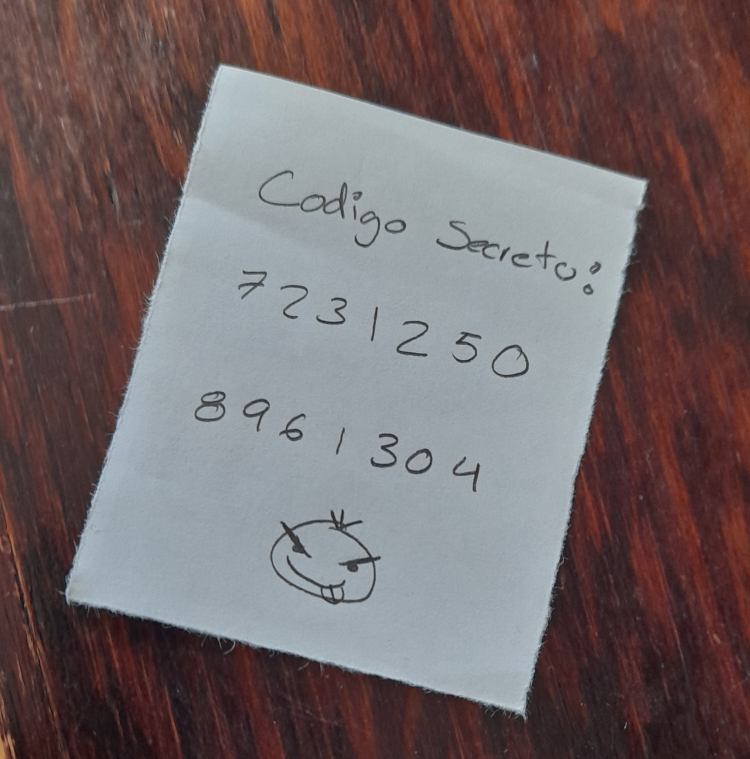
#> input picture imgs/Doc1.jpg, 2250 x 2275 px (shown at 1/3 size)
$ python scan.py
#> lines starting #> are read from the running program, lines starting #| are printed output that depends on the picture; after the words box and inside, x2 and y2 are one past the last pixel; in counts of white or black regions, pixels touching at a corner belong together
import cv2
import numpy as np

def ordenar_puntos(self, puntos):
    n_puntos = np.concatenate([puntos[0], puntos[1], puntos[2], puntos[3]]).tolist()
    y_order = sorted(n_puntos, key=lambda n_puntos: n_puntos[1])
    x1_order = y_order[:2]
    x1_order = sorted(x1_order, key=lambda x1_order: x1_order[0])
    x2_order = y_order[2:4]
    x2_order = sorted(x2_order, key=lambda x2_order: x2_order[0])
    return [x1_order[0], x1_order[1], x2_order[0], x2_order[1]]


image = cv2.imread(r"imgs/Doc1.jpg")
#> image is the input picture: shape (2275, 2250, 3); mean B, G, R 104.1, 102.6, 115.2

max_dim = 750
height, width = image.shape[:2]
#> height = 2275; width = 2250
scale = max_dim / max(height, width)
#> scale = 0.33
image = cv2.resize(image, (0, 0), fx=scale, fy=scale)
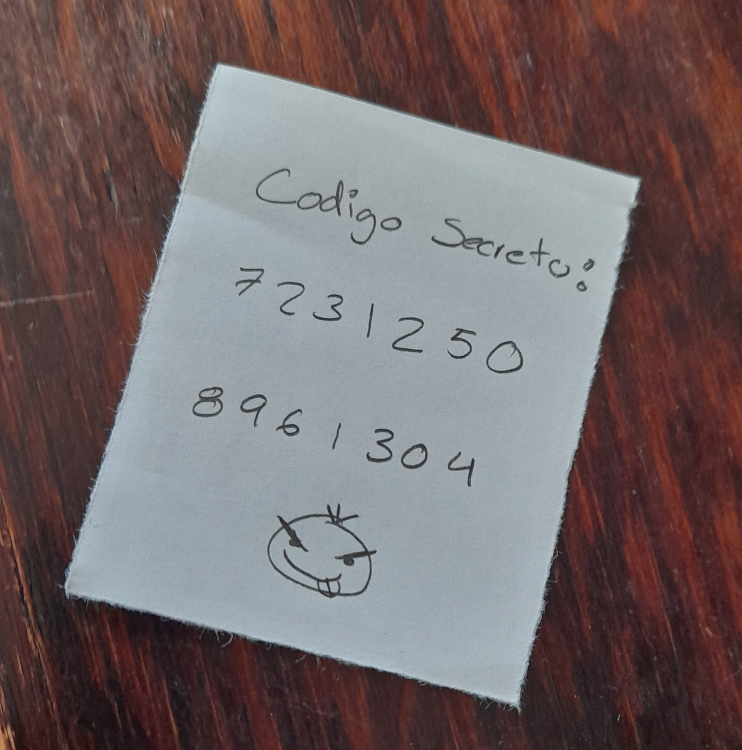
#> image: shape (750, 742, 3); mean B, G, R 104, 102.4, 115.1

gray = cv2.cvtColor(image, cv2.COLOR_BGR2GRAY)
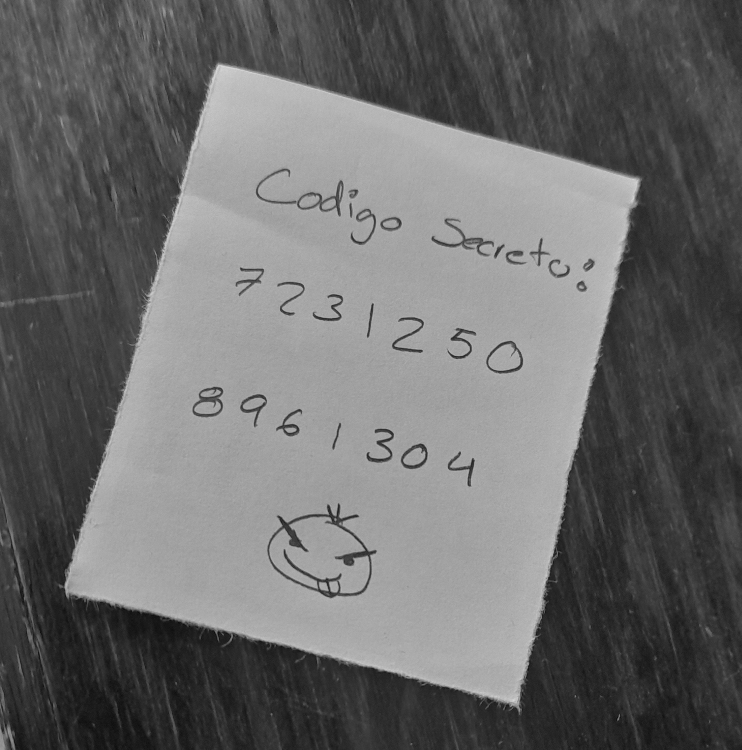
#> gray: shape (750, 742); min 13, max 215, mean 106.4
gray_blur = cv2.GaussianBlur(gray, (5, 5), 0)
_, img_bw = cv2.threshold(gray_blur, 125, 255, cv2.THRESH_BINARY)
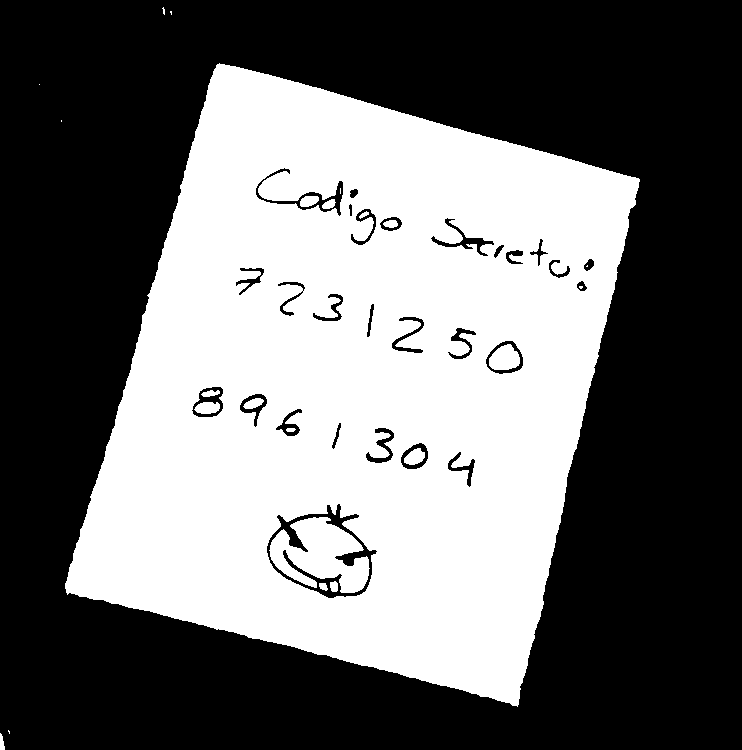
#> img_bw: shape (750, 742); 43% white; 23 white regions (8 under 20 px), largest, box (x1, y1, x2, y2) and area: (65, 63, 640, 707) 232887, (269, 517, 370, 593) 4560, (489, 344, 520, 370) 603
canny = cv2.Canny(img_bw, 10, 150)
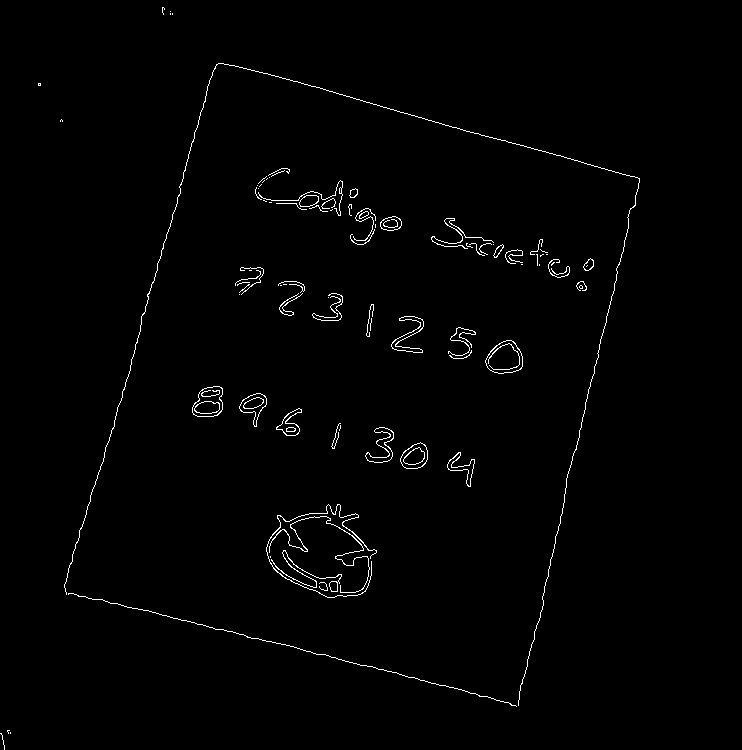
#> canny: shape (750, 742); 1.1% white in thin lines or dots, all inside (x1, y1, x2, y2) = (0, 7, 640, 750)

contours = cv2.findContours(canny, cv2.RETR_EXTERNAL, cv2.CHAIN_APPROX_SIMPLE)[0]
#> contours = 86 contours, 67 with area under 20; largest, box (x1, y1, x2, y2) and area: (485, 340, 523, 374) 914, (192, 386, 223, 417) 713, (400, 442, 428, 469) 521, (239, 393, 267, 427) 430, (365, 427, 394, 463) 344
contours = sorted(contours, key=cv2.contourArea, reverse=True)[:1]
#> contours = 1 contour; box (x1, y1, x2, y2) and area: (485, 340, 523, 374) 914

height, width = gray.shape
#> height = 750; width = 742

for contour in contours:
    peri = cv2.arcLength(contour, True)
    approx = cv2.approxPolyDP(contour, 0.02 * peri, True)
    print(f"{len(approx)} puntos encontrados")  # para verificar cuanto puntos encontro

    if len(approx) == 4:
        puntos = ordenar_puntos(approx)
        points_1 = np.float32(puntos)
        points_2 = np.float32([[0, 0], [width, 0], [0, height], [width, height]])
        matrix = cv2.getPerspectiveTransform(points_1, points_2)
        image = cv2.warpPerspective(gray, matrix, (width, height))

        _, image_bw = cv2.threshold(image, 125, 255, cv2.THRESH_BINARY)
#> this loop made 1 pass
#> peri on pass 1: 116.6
#| 8 puntos encontrados


cv2.imshow("image", image)
cv2.waitKey(0)
cv2.destroyAllWindows()

$ run again, with imgs/Doc2.jpg copied over imgs/Doc1.jpg
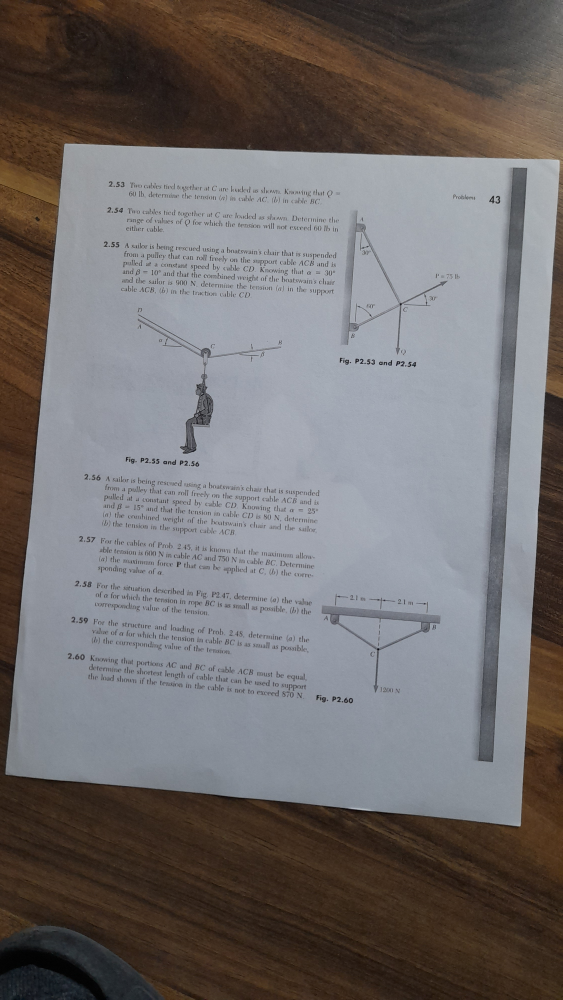
#> input picture imgs/Doc2.jpg, 2250 x 4000 px (shown at 1/4 size)
#> image is the input picture: shape (4000, 2250, 3); mean B, G, R 109.1, 109.1, 113.3
#> image: shape (750, 422, 3)
#> `_, img_bw = cv2.threshold(gray_blur, 125, 255, cv2.THRESH_BINARY)`:
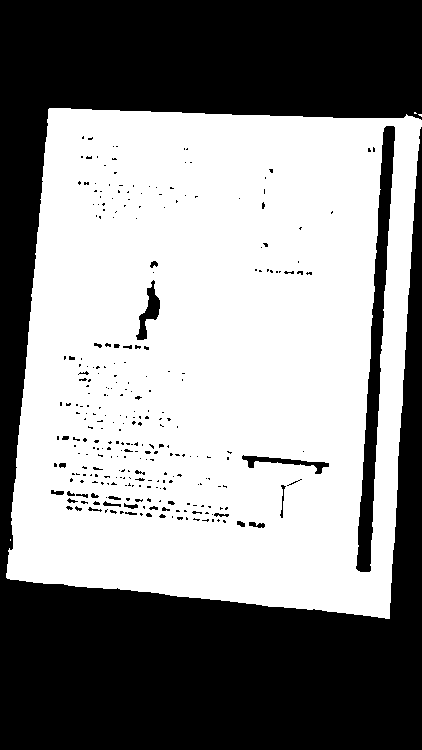
#> img_bw: shape (750, 422); 55.3% white; 286 black regions (255 under 20 px), largest, box (x1, y1, x2, y2) and area: (0, 0, 422, 750) 132912, (356, 126, 395, 572) 5252, (136, 280, 160, 340) 547
#> `canny = cv2.Canny(img_bw, 10, 150)`:
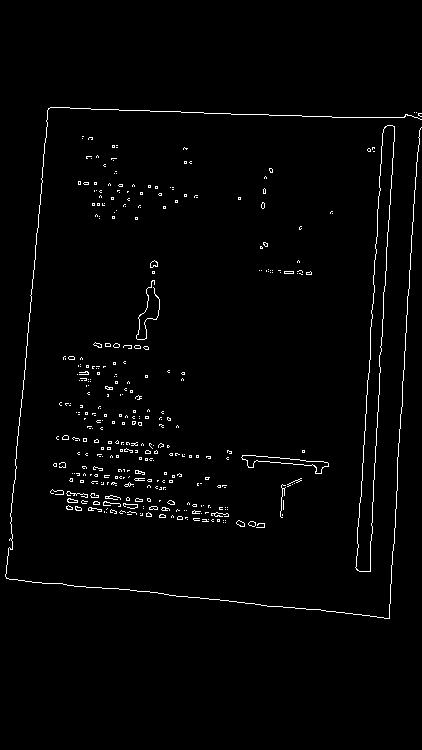
#> canny: shape (750, 422); 1.7% white in thin lines or dots, all inside (x1, y1, x2, y2) = (5, 107, 422, 619)
#> `contours = cv2.findContours(canny, cv2.RETR_EXTERNAL, cv2.CHAIN_APPROX..`: contours = 354 contours, 344 with area under 20; largest, box (x1, y1, x2, y2) and area: (355, 125, 395, 572) 5244, (241, 455, 329, 474) 491, (150, 260, 158, 268) 35, (236, 520, 245, 527) 32, (67, 498, 78, 503) 29
#> `contours = sorted(contours, key=cv2.contourArea, reverse=True)[:1]`: contours = 1 contour; box (x1, y1, x2, y2) and area: (355, 125, 395, 572) 5244
#> the loop `for contour in contours:` made 1 pass
#> (peri, approx) on pass 1: (942.1, [[392, 125], [359, 571]])
#> (printed output is left out)

$ run again, with imgs/Doc3.jpg copied over imgs/Doc1.jpg
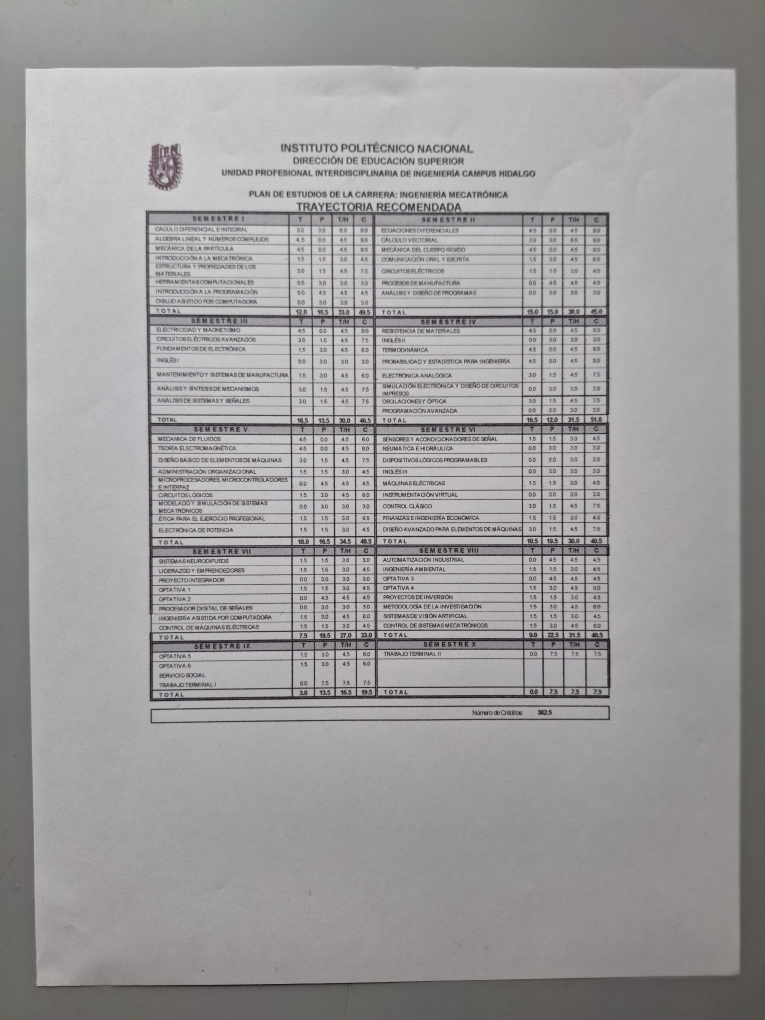
#> input picture imgs/Doc3.jpg, 3060 x 4080 px (shown at 1/4 size)
#> image is the input picture: shape (4080, 3060, 3); mean B, G, R 155.9, 154.9, 156.8
#> image: shape (750, 562, 3)
#> `_, img_bw = cv2.threshold(gray_blur, 125, 255, cv2.THRESH_BINARY)`:
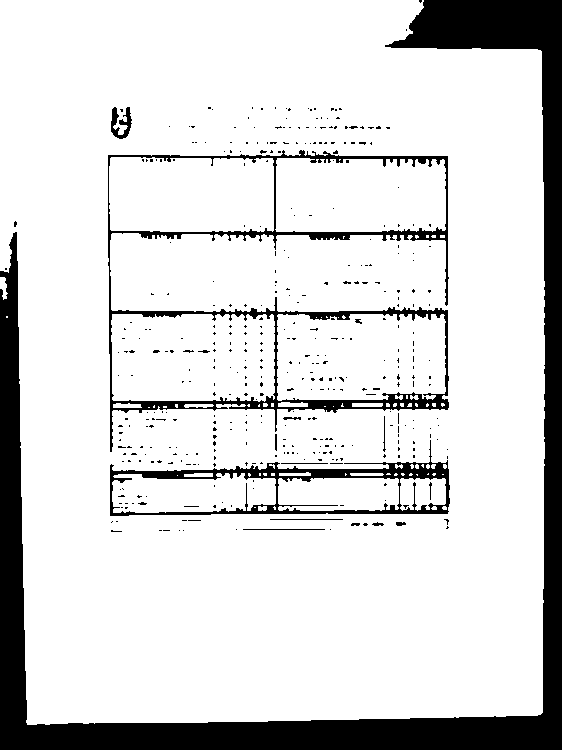
#> img_bw: shape (750, 562); 85.2% white; 404 black regions (388 under 20 px), largest, box (x1, y1, x2, y2) and area: (0, 0, 562, 750) 46094, (108, 150, 449, 452) 8754, (110, 440, 450, 516) 4772
#> `canny = cv2.Canny(img_bw, 10, 150)`:
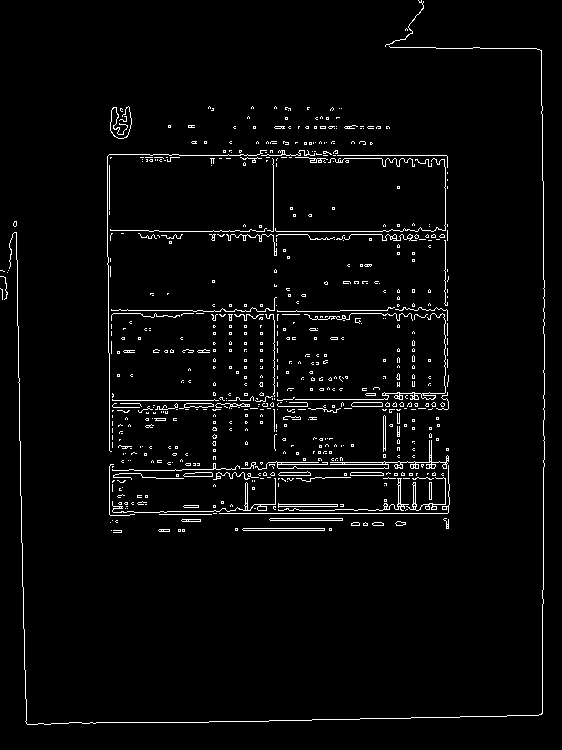
#> canny: shape (750, 562); 3.1% white in thin lines or dots
#> `contours = cv2.findContours(canny, cv2.RETR_EXTERNAL, cv2.CHAIN_APPROX..`: contours = 647 contours, 621 with area under 20; largest, box (x1, y1, x2, y2) and area: (255, 440, 449, 470) 230, (242, 528, 325, 531) 163, (269, 518, 343, 521) 145, (351, 402, 383, 407) 121, (278, 503, 338, 508) 119
#> `contours = sorted(contours, key=cv2.contourArea, reverse=True)[:1]`: contours = 1 contour; box (x1, y1, x2, y2) and area: (255, 440, 449, 470) 230
#> the loop `for contour in contours:` made 1 pass
#> (peri, approx) on pass 1: (958, [[448, 456], [255, 467]])
#> (printed output is left out)
